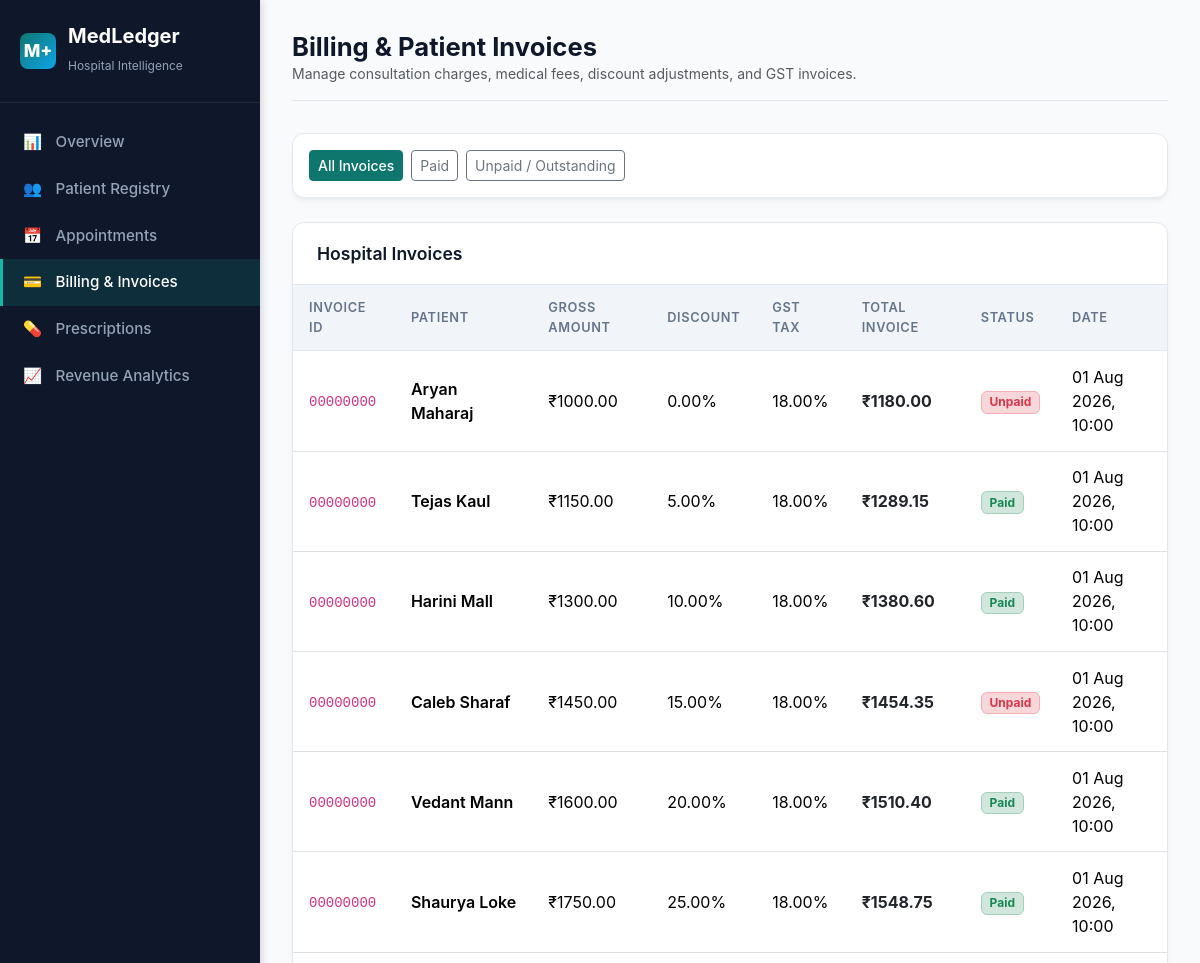
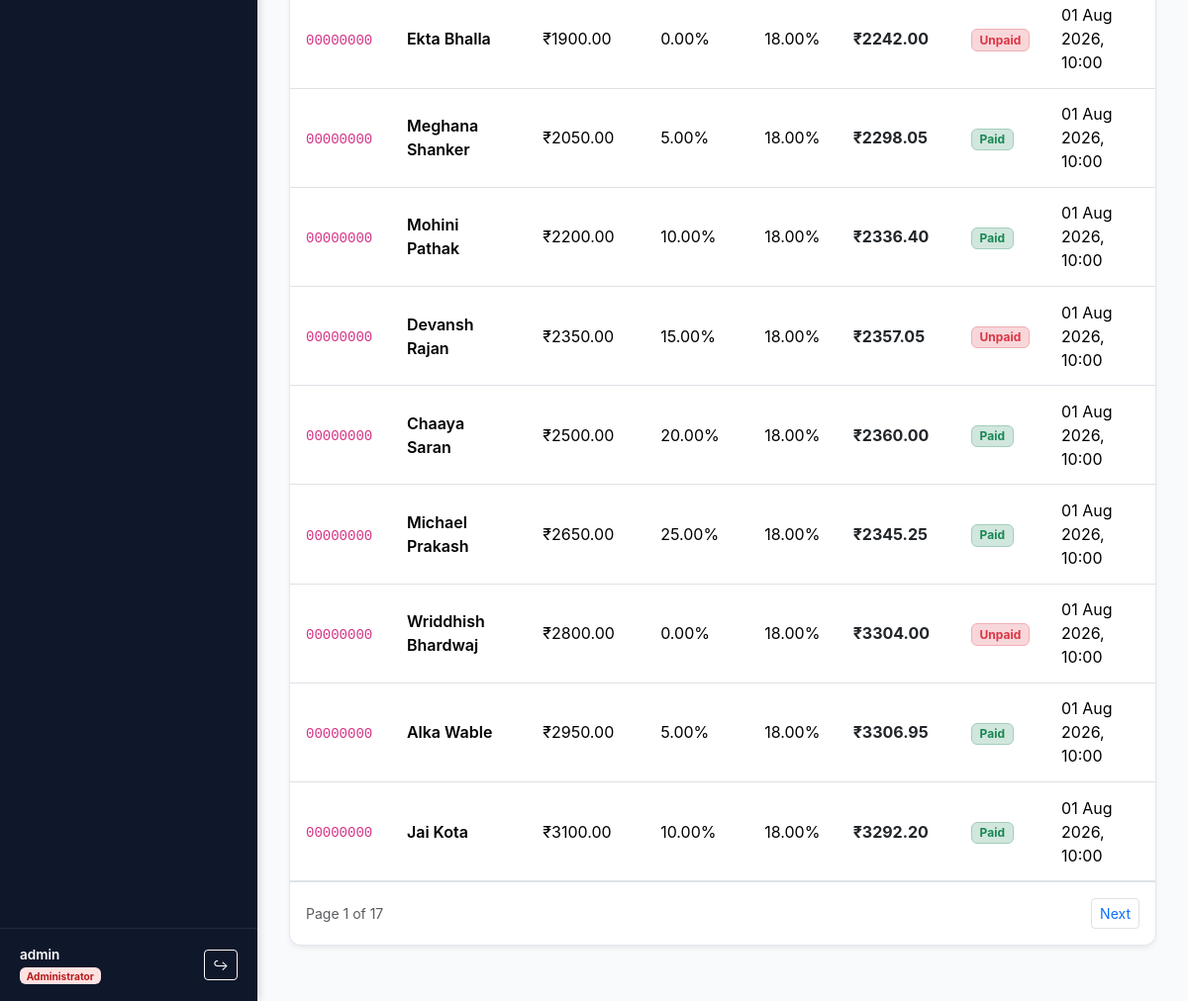
The page /billing/ (signed in) on the database its author committed (2 pictures, top to bottom).
### accounts/models.py (models this page shows, shortened)
class User(AbstractUser):
    class Role(models.TextChoices):
        ADMIN = 'admin', 'Administrator'
        DOCTOR = 'doctor', 'Doctor'
        RECEPTIONIST = 'receptionist', 'Receptionist'
    role = models.CharField(
        max_length=20,
        choices=Role.choices,
        default=Role.RECEPTIONIST,
        help_text="Role determining access privileges across dashboards and APIs."
    )
    phone = models.CharField(max_length=20, blank=True, null=True)

### billing/models.py (models this page shows, shortened)
class Bill(models.Model):
    id = models.UUIDField(primary_key=True, default=uuid.uuid4, editable=False)
    appointment = models.ForeignKey(
        Appointment,
        on_delete=models.SET_NULL,
        null=True,
        blank=True,
        related_name='bills'
    )
    patient = models.ForeignKey(Patient, on_delete=models.CASCADE, related_name='bills')
    amount = models.DecimalField(max_digits=10, decimal_places=2, help_text="Base gross amount")
    discount_percent = models.DecimalField(max_digits=5, decimal_places=2, default=0.00, help_text="Discount percentage (e.g. 10.00 for 10%)")
    tax_percent = models.DecimalField(max_digits=5, decimal_places=2, default=18.00, help_text="GST / Tax percentage (default 18.00%)")
    total_amount = models.DecimalField(max_digits=10, decimal_places=2, blank=True, null=True)
    paid_status = models.BooleanField(default=False)
    generated_date = models.DateTimeField(auto_now_add=True)
    class Meta:
        ordering = ['-generated_date']

### patients/models.py (models this page shows, shortened)
class Patient(models.Model):
    GENDER_CHOICES = (
        ('Male', 'Male'),
        ('Female', 'Female'),
        ('Other', 'Other'),
    )
    BLOOD_GROUP_CHOICES = (
        ('A+', 'A+'),
        ('A-', 'A-'),
        ('B+', 'B+'),
        ('B-', 'B-'),
        ('AB+', 'AB+'),
        ('AB-', 'AB-'),
        ('O+', 'O+'),
        ('O-', 'O-'),
    )
    id = models.UUIDField(primary_key=True, default=uuid.uuid4, editable=False)
    full_name = models.CharField(max_length=200)
    date_of_birth = models.DateField()
    gender = models.CharField(max_length=10, choices=GENDER_CHOICES)
    phone = models.CharField(max_length=20)
    email = models.EmailField(blank=True, null=True)
    blood_group = models.CharField(max_length=5, choices=BLOOD_GROUP_CHOICES)
    address = models.TextField(blank=True, default='')
    emergency_contact = models.CharField(max_length=20, blank=True, default='')
    registered_date = models.DateField(auto_now_add=True)
    created_at = models.DateTimeField(auto_now_add=True)
    class Meta:
        ordering = ['-registered_date', '-created_at']

### dashboard/views.py (the view)
# urls.py: path('billing/', billing_view, name='dashboard_billing'),
@login_required
def billing_view(request):
    bills_qs = Bill.objects.select_related('patient', 'appointment__doctor').all().order_by('-generated_date')
    status_filter = request.GET.get('status', '')
    if status_filter == 'paid':
        bills_qs = bills_qs.filter(paid_status=True)
    elif status_filter == 'unpaid':
        bills_qs = bills_qs.filter(paid_status=False)
    paginator = Paginator(bills_qs, 15)
    page_num = request.GET.get('page', 1)
    page_obj = paginator.get_page(page_num)
    context = {
        'page_obj': page_obj,
        'status_filter': status_filter,
        'active_tab': 'billing'
    }
    return render(request, 'dashboard/billing.html', context)

### templates/dashboard/billing.html (shortened to what this page needs)
{% extends 'base.html' %}
{% block content %}
<div class="med-topbar">
  <div>
    <h1 class="med-page-title">Billing & Patient Invoices</h1>
    <div class="text-muted small">Manage consultation charges, medical fees, discount adjustments, and GST invoices.</div>
  </div>
</div>
<div class="med-card mb-4">
  <div class="p-3 d-flex justify-content-between align-items-center">
    <div class="d-flex gap-2">
      <a href="{% url 'dashboard_billing' %}" class="btn btn-sm {% if not status_filter %}btn-med-primary{% else %}btn-outline-secondary{% endif %}">All Invoices</a>
      <a href="?status=paid" class="btn btn-sm {% if status_filter == 'paid' %}btn-med-primary{% else %}btn-outline-secondary{% endif %}">Paid</a>
      <a href="?status=unpaid" class="btn btn-sm {% if status_filter == 'unpaid' %}btn-med-primary{% else %}btn-outline-secondary{% endif %}">Unpaid / Outstanding</a>
    </div>
  </div>
</div>
<div class="med-card">
  <div class="med-card-header">
    <h5 class="med-card-title">Hospital Invoices</h5>
  </div>
  <div class="table-responsive">
    <table class="table table-hover mb-0">
      <thead>
        <tr>
          <th>Invoice ID</th>
          <th>Patient</th>
          <th>Gross Amount</th>
          <th>Discount</th>
          <th>GST Tax</th>
          <th>Total Invoice</th>
          <th>Status</th>
          <th>Date</th>
        </tr>
      </thead>
      <tbody>
        {% for bill in page_obj %}
          <tr>
            <td><code>{{ bill.id|stringformat:"s"|slice:":8" }}</code></td>
            <td class="fw-semibold">{{ bill.patient.full_name }}</td>
            <td>₹{{ bill.amount }}</td>
            <td>{{ bill.discount_percent }}%</td>
            <td>{{ bill.tax_percent }}%</td>
            <td class="fw-bold text-dark">₹{{ bill.total_amount }}</td>
            <td>
              {% if bill.paid_status %}
                <span class="badge bg-success-subtle text-success border border-success-subtle">Paid</span>
              {% else %}
                <span class="badge bg-danger-subtle text-danger border border-danger-subtle">Unpaid</span>
              {% endif %}
            </td>
            <td>{{ bill.generated_date|date:"d M Y, H:i" }}</td>
          </tr>
        {% empty %}
          <tr>
            <td colspan="8" class="text-center py-4 text-muted">No invoices found.</td>
          </tr>
        {% endfor %}
      </tbody>
    </table>
  </div>
  {% if page_obj.has_other_pages %}
    <div class="p-3 border-top d-flex justify-content-between align-items-center">
      <div class="small text-muted">Page {{ page_obj.number }} of {{ page_obj.paginator.num_pages }}</div>
      <ul class="pagination pagination-sm mb-0">
        {% if page_obj.has_next %}
          <li class="page-item"><a class="page-link" href="?page={{ page_obj.next_page_number }}{% if status_filter %}&status={{ status_filter }}{% endif %}">Next</a></li>
        {% endif %}
      </ul>
    </div>
  {% endif %}
</div>
{% endblock %}

### templates/base.html (shortened to what this page needs)
{% load static %}
<!DOCTYPE html>
<html lang="en">
<head>
  <link rel="stylesheet" href="{% static 'css/bootstrap.min.css' %}">
  <link rel="stylesheet" href="{% static 'css/medledger.css' %}">
</head>
<body>
  <aside class="med-sidebar">
    <div class="med-sidebar-brand">
      <div class="med-brand-icon">M+</div>
      <div>
        <div style="line-height: 1.2;">MedLedger</div>
        <small style="font-size: 0.75rem; color: #94a3b8; font-weight: 400;">Hospital Intelligence</small>
      </div>
    </div>
    <nav class="med-sidebar-nav">
      <a href="{% url 'dashboard_overview' %}" class="med-nav-item {% if active_tab == 'overview' %}active{% endif %}">
        <span>📊</span> Overview
      </a>
      <a href="{% url 'dashboard_patients' %}" class="med-nav-item {% if active_tab == 'patients' %}active{% endif %}">
        <span>👥</span> Patient Registry
      </a>
      <a href="{% url 'dashboard_appointments' %}" class="med-nav-item {% if active_tab == 'appointments' %}active{% endif %}">
        <span>📅</span> Appointments
      </a>
      <a href="{% url 'dashboard_billing' %}" class="med-nav-item {% if active_tab == 'billing' %}active{% endif %}">
        <span>💳</span> Billing & Invoices
      </a>
      <a href="{% url 'dashboard_prescriptions' %}" class="med-nav-item {% if active_tab == 'prescriptions' %}active{% endif %}">
        <span>💊</span> Prescriptions
      </a>
      <a href="{% url 'dashboard_revenue' %}" class="med-nav-item {% if active_tab == 'revenue' %}active{% endif %}">
        <span>📈</span> Revenue Analytics
      </a>
    </nav>
    <div class="med-sidebar-footer">
      {% if user.is_authenticated %}
        <div class="d-flex align-items-center justify-content-between">
          <div>
            <div class="fw-semibold text-white">{{ user.username }}</div>
            <span class="badge badge-role-{{ user.role }}">{{ user.get_role_display }}</span>
          </div>
          <a href="{% url 'logout' %}" class="btn btn-sm btn-outline-light" title="Sign Out">↪</a>
        </div>
      {% else %}
        <a href="{% url 'login' %}" class="btn btn-sm btn-outline-light w-100">Sign In</a>
      {% endif %}
    </div>
  </aside>
  <main class="med-main-content">
    {% block content %}{% endblock %}
  </main>
</body>
</html>

### static/css/medledger.css (style rules this page uses)
:root { --med-primary: #0f766e; --med-primary-dark: #115e59; --med-primary-light: #ccfbf1; --med-secondary: #0ea5e9; --med-dark: #0f172a; --med-slate: #334155; --med-muted: #64748b; --med-border: #e2e8f0; --med-bg: #f8fafc; --med-card-bg: #ffffff; --med-success: #10b981; --med-warning: #f59e0b; --med-danger: #ef4444; --med-radius: 12px; --med-shadow: 0 4px 6px -1px rgb(0 0 0 / 0.05), 0 2px 4px -2px rgb(0 0 0 / 0.05); --med-shadow-lg: 0 10px 15px -3px rgb(0 0 0 / 0.07), 0 4px 6px -4px rgb(0 0 0 / 0.07); }
body { font-family: -apple-system, BlinkMacSystemFont, "Segoe UI", Roboto, "Helvetica Neue", Arial, sans-serif; background-color: var(--med-bg); color: var(--med-slate); min-height: 100vh; margin: 0; padding: 0; }
.med-sidebar { width: 260px; min-height: 100vh; background: #0f172a; color: #e2e8f0; display: flex; flex-direction: column; position: fixed; left: 0; top: 0; bottom: 0; z-index: 1000; box-shadow: 2px 0 8px rgba(0, 0, 0, 0.15); }
.med-sidebar-brand { padding: 1.5rem 1.25rem; font-size: 1.25rem; font-weight: 700; color: #ffffff; display: flex; align-items: center; gap: 0.75rem; border-bottom: 1px solid rgba(255, 255, 255, 0.08); }
.med-brand-icon { width: 36px; height: 36px; background: linear-gradient(135deg, #0f766e, #0ea5e9); border-radius: 8px; display: flex; align-items: center; justify-content: center; color: white; font-weight: 800; font-size: 1.1rem; }
.med-sidebar-nav { padding: 1rem 0; flex: 1; overflow-y: auto; }
.med-nav-item { display: flex; align-items: center; gap: 0.85rem; padding: 0.75rem 1.25rem; color: #94a3b8; text-decoration: none; font-weight: 500; font-size: 0.95rem; transition: all 0.2s ease; border-left: 3px solid transparent; }
.med-nav-item.active { color: #ffffff; background: rgba(15, 118, 110, 0.25); border-left-color: #14b8a6; }
.med-sidebar-footer { padding: 1rem 1.25rem; border-top: 1px solid rgba(255, 255, 255, 0.08); font-size: 0.85rem; }
.med-main-content { margin-left: 260px; padding: 2rem; min-height: 100vh; }
.med-topbar { display: flex; justify-content: space-between; align-items: center; margin-bottom: 2rem; padding-bottom: 1rem; border-bottom: 1px solid var(--med-border); }
.med-page-title { font-size: 1.6rem; font-weight: 700; color: var(--med-dark); margin: 0; }
.med-card { background: var(--med-card-bg); border-radius: var(--med-radius); border: 1px solid var(--med-border); box-shadow: var(--med-shadow); overflow: hidden; margin-bottom: 1.5rem; }
.med-card-header { padding: 1.25rem 1.5rem; border-bottom: 1px solid var(--med-border); display: flex; justify-content: space-between; align-items: center; }
.med-card-title { font-size: 1.1rem; font-weight: 600; color: var(--med-dark); margin: 0; }
.table > :not(caption) > * > * { padding: 0.85rem 1rem; vertical-align: middle; }
.table thead th { background-color: #f1f5f9; font-size: 0.8rem; text-transform: uppercase; letter-spacing: 0.05em; color: var(--med-muted); font-weight: 600; border-bottom: 1px solid var(--med-border); }
.badge-role-admin { background-color: #fee2e2; color: #b91c1c; }
.btn-med-primary { background-color: var(--med-primary); border-color: var(--med-primary); color: white; font-weight: 500; }

### rows shown on the page
User: username "admin", role "Administrator"
Bill: id "00000000", patient.full_name "Aryan Maharaj", amount "1000.00", discount_percent "0.00", tax_percent "18.00", total_amount "1180.00", paid_status "Unpaid", generated_date "01 Aug 2026, 10:00"
Bill: id "00000000", patient.full_name "Tejas Kaul", amount "1150.00", discount_percent "5.00", tax_percent "18.00", total_amount "1289.15", paid_status "Paid", generated_date "01 Aug 2026, 10:00"
Bill: id "00000000", patient.full_name "Harini Mall", amount "1300.00", discount_percent "10.00", tax_percent "18.00", total_amount "1380.60", paid_status "Paid", generated_date "01 Aug 2026, 10:00"
Bill: id "00000000", patient.full_name "Caleb Sharaf", amount "1450.00", discount_percent "15.00", tax_percent "18.00", total_amount "1454.35", paid_status "Unpaid", generated_date "01 Aug 2026, 10:00"
Bill: id "00000000", patient.full_name "Vedant Mann", amount "1600.00", discount_percent "20.00", tax_percent "18.00", total_amount "1510.40", paid_status "Paid", generated_date "01 Aug 2026, 10:00"
Bill: id "00000000", patient.full_name "Shaurya Loke", amount "1750.00", discount_percent "25.00", tax_percent "18.00", total_amount "1548.75", paid_status "Paid", generated_date "01 Aug 2026, 10:00"
Bill: id "00000000", patient.full_name "Ekta Bhalla", amount "1900.00", discount_percent "0.00", tax_percent "18.00", total_amount "2242.00", paid_status "Unpaid", generated_date "01 Aug 2026, 10:00"
Bill: id "00000000", patient.full_name "Meghana Shanker", amount "2050.00", discount_percent "5.00", tax_percent "18.00", total_amount "2298.05", paid_status "Paid", generated_date "01 Aug 2026, 10:00"
Bill: id "00000000", patient.full_name "Mohini Pathak", amount "2200.00", discount_percent "10.00", tax_percent "18.00", total_amount "2336.40", paid_status "Paid", generated_date "01 Aug 2026, 10:00"
Bill: id "00000000", patient.full_name "Devansh Rajan", amount "2350.00", discount_percent "15.00", tax_percent "18.00", total_amount "2357.05", paid_status "Unpaid", generated_date "01 Aug 2026, 10:00"
Bill: id "00000000", patient.full_name "Chaaya Saran", amount "2500.00", discount_percent "20.00", tax_percent "18.00", total_amount "2360.00", paid_status "Paid", generated_date "01 Aug 2026, 10:00"
Bill: id "00000000", patient.full_name "Michael Prakash", amount "2650.00", discount_percent "25.00", tax_percent "18.00", total_amount "2345.25", paid_status "Paid", generated_date "01 Aug 2026, 10:00"
Bill: id "00000000", patient.full_name "Wriddhish Bhardwaj", amount "2800.00", discount_percent "0.00", tax_percent "18.00", total_amount "3304.00", paid_status "Unpaid", generated_date "01 Aug 2026, 10:00"
Bill: id "00000000", patient.full_name "Alka Wable", amount "2950.00", discount_percent "5.00", tax_percent "18.00", total_amount "3306.95", paid_status "Paid", generated_date "01 Aug 2026, 10:00"
Bill: id "00000000", patient.full_name "Jai Kota", amount "3100.00", discount_percent "10.00", tax_percent "18.00", total_amount "3292.20", paid_status "Paid", generated_date "01 Aug 2026, 10:00"

### other values the page prints
{{ page_obj.number }} "1"
{{ page_obj.paginator.num_pages }} "17"
